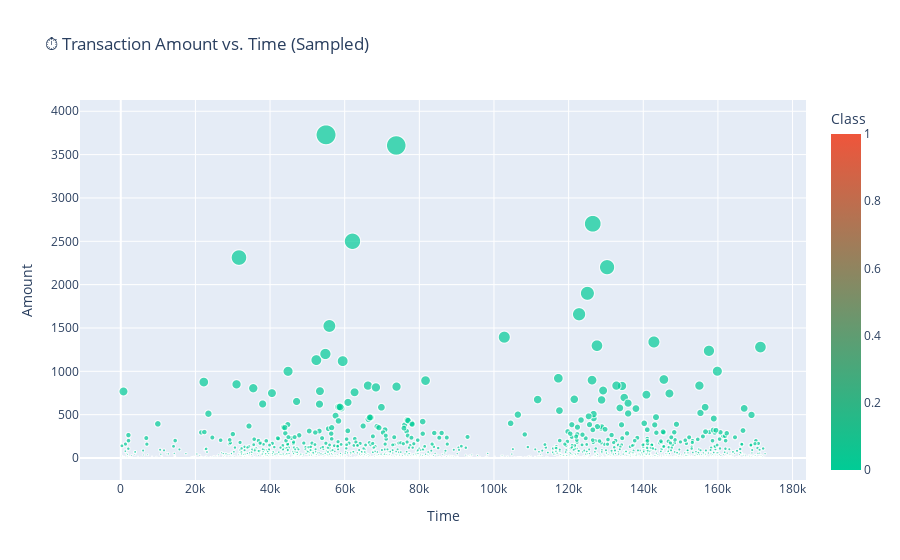

Write notebook code for a chart like this one.
### Code cell
# ── 3.3 Transaction Amount vs Time (Interactive) ──────────────

fig = px.scatter(df.sample(2000), x='Time', y='Amount', color='Class',
                 title='⏱️ Transaction Amount vs. Time (Sampled)',
                 color_continuous_scale=['#00CC96', '#EF553B'],
                 size='Amount', size_max=20,
                 hover_data=['V1', 'V2'])
fig.show()

### Figure 1 — Plotly figure (JSON) as saved in the notebook; plotly's stock layout.template omitted (floating-point values rounded to 4 significant figures; data arrays with more than 128 entries replaced by an {"elided": "..."} marker saying what was removed)
{"data": [{"customdata": {"elided": "2000x2 float values"}, "hovertemplate": "Time=%{x}<br>Amount=%{marker.size}<br>V1=%{customdata[0]}<br>V2=%{customdata[1]}<br>Class=%{marker.color}<extra></extra>", "legendgroup": "", "marker": {"color": {"elided": "2000 int values"}, "coloraxis": "coloraxis", "size": {"elided": "2000 float values"}, "sizemode": "area", "sizeref": 9.321, "symbol": "circle"}, "mode": "markers", "name": "", "showlegend": false, "type": "scattergl", "x": {"elided": "2000 float values"}, "xaxis": "x", "y": {"elided": "2000 float values"}, "yaxis": "y"}], "layout": {"coloraxis": {"colorbar": {"title": {"text": "Class"}}, "colorscale": [[0, "#00CC96"], [1, "#EF553B"]]}, "legend": {"itemsizing": "constant", "tracegroupgap": 0}, "title": {"text": "⏱️ Transaction Amount vs. Time (Sampled)"}, "xaxis": {"anchor": "y", "domain": [0, 1], "title": {"text": "Time"}}, "yaxis": {"anchor": "x", "domain": [0, 1], "title": {"text": "Amount"}}}}
